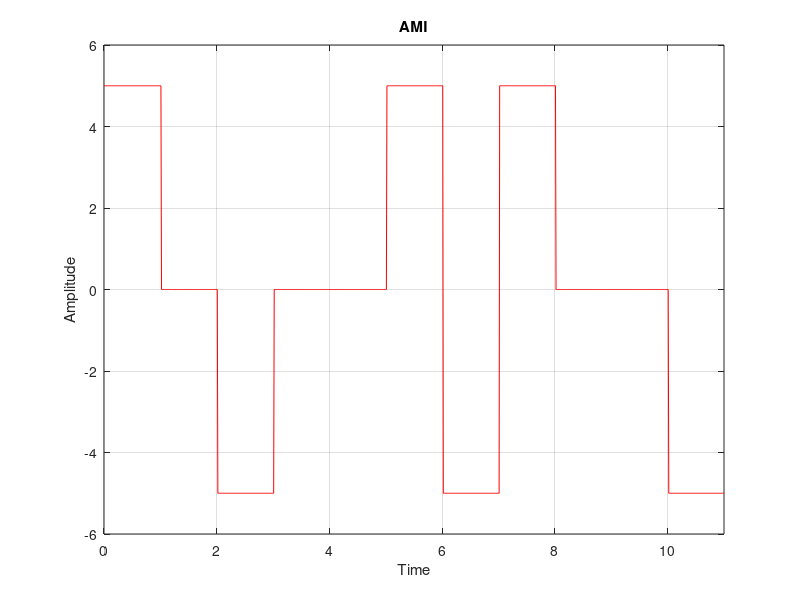

Write the MATLAB code that produced this figure. (Note: this script raises an error after producing the figure.)
clc;clear;
 close all;
 
 n=[1 0 1 0 0 1 1 1 0 0 1];
     xx = input('Input Voltage Level: ');
 f=1; var=1; 
 for m=1:length(n);
   if n(m)==1
       nn(m)= var*xx;
       if var==1
            var = -1;
       else
           var = 1;
       end
   else
       nn(m)=0;
   end
 end
 
 i=1;
 t=0:0.01:length(n);
 for j=1:length(t)
     if t(j)<=i
         y(j)=nn(i);
     else
         y(j)=nn(i);
         i=i+1;
     end
 end
 
 plot(t,y,'r');
 axis([0 length(n) -(xx+1) (xx+1)]);
 title('AMI');
 xlabel('Time');
 ylabel('Amplitude');
 grid on;
 
 
 %Decoding
ans_bit=zeros(1,totalBit);
p=1;
x=0;
for i=1:200:length(y)-1
   l=y(i);
  if l==-1
      x=x+1;
    ans_bit(x)=1;
  else
      x=x+1;
    ans_bit(x)=l; 
  end
end

 
disp(ans_bit);